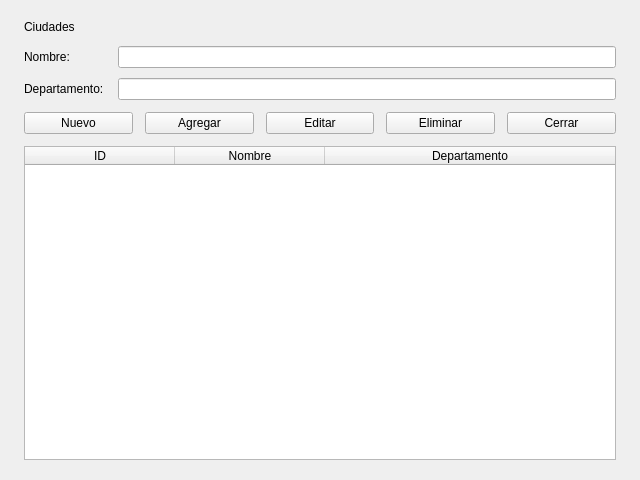
<?xml version="1.0" encoding="UTF-8"?>
<ui version="4.0">
 <class>VentanaCiudad</class>
 <widget class="QDialog" name="VentanaCiudad">
  <property name="geometry">
   <rect>
    <x>0</x>
    <y>0</y>
    <width>640</width>
    <height>480</height>
   </rect>
  </property>
  <property name="windowTitle">
   <string>Ciudades</string>
  </property>
  <layout class="QVBoxLayout" name="layoutPrincipal"><property name="spacing"><number>12</number></property><property name="leftMargin"><number>24</number></property><property name="topMargin"><number>20</number></property><property name="rightMargin"><number>24</number></property><property name="bottomMargin"><number>20</number></property><item><widget class="QLabel" name="lblEncabezado"><property name="text"><string>Ciudades</string></property></widget></item>
   <item>
    <layout class="QFormLayout" name="layoutFormulario"><property name="horizontalSpacing"><number>14</number></property><property name="verticalSpacing"><number>10</number></property>
     <item row="0" column="0">
      <widget class="QLabel" name="lblNombre">
       <property name="text">
        <string>Nombre:</string>
       </property>
      </widget>
     </item>
     <item row="0" column="1">
      <widget class="QLineEdit" name="txtNombre">
       <property name="maxLength">
        <number>100</number>
       </property>
      </widget>
     </item>
     <item row="1" column="0">
      <widget class="QLabel" name="lblDepartamento">
       <property name="text">
        <string>Departamento:</string>
       </property>
      </widget>
     </item>
     <item row="1" column="1">
      <widget class="QLineEdit" name="txtDepartamento">
       <property name="maxLength">
        <number>100</number>
       </property>
      </widget>
     </item>
    </layout>
   </item>
   <item>
    <layout class="QHBoxLayout" name="layoutBotones">
     <item>
      <widget class="QPushButton" name="btnNuevo">
       <property name="text">
        <string>Nuevo</string>
       </property>
       <property name="autoDefault">
        <bool>false</bool>
       </property>
      </widget>
     </item>
     <item>
      <widget class="QPushButton" name="btnAgregar">
       <property name="text">
        <string>Agregar</string>
       </property>
       <property name="autoDefault">
        <bool>false</bool>
       </property>
      </widget>
     </item>
     <item>
      <widget class="QPushButton" name="btnEditar">
       <property name="text">
        <string>Editar</string>
       </property>
       <property name="autoDefault">
        <bool>false</bool>
       </property>
      </widget>
     </item>
     <item>
      <widget class="QPushButton" name="btnEliminar">
       <property name="text">
        <string>Eliminar</string>
       </property>
       <property name="autoDefault">
        <bool>false</bool>
       </property>
      </widget>
     </item>
     <item>
      <widget class="QPushButton" name="btnCerrar">
       <property name="text">
        <string>Cerrar</string>
       </property>
       <property name="autoDefault">
        <bool>false</bool>
       </property>
      </widget>
     </item>
    </layout>
   </item>
   <item>
    <widget class="QTableWidget" name="tblCiudades">
     <property name="editTriggers">
      <set>QAbstractItemView::EditTrigger::NoEditTriggers</set>
     </property>
     <property name="selectionMode">
      <enum>QAbstractItemView::SelectionMode::SingleSelection</enum>
     </property>
     <property name="selectionBehavior">
      <enum>QAbstractItemView::SelectionBehavior::SelectRows</enum>
     </property><property name="alternatingRowColors"><bool>true</bool></property><property name="showGrid"><bool>false</bool></property>
     <attribute name="horizontalHeaderStretchLastSection">
      <bool>true</bool>
     </attribute><attribute name="verticalHeaderVisible"><bool>false</bool></attribute><attribute name="horizontalHeaderDefaultSectionSize"><number>150</number></attribute>
     <column>
      <property name="text">
       <string>ID</string>
      </property>
     </column>
     <column>
      <property name="text">
       <string>Nombre</string>
      </property>
     </column>
     <column>
      <property name="text">
       <string>Departamento</string>
      </property>
     </column>
    </widget>
   </item>
  </layout>
 </widget>
 <resources/>
 <connections/>
</ui>
